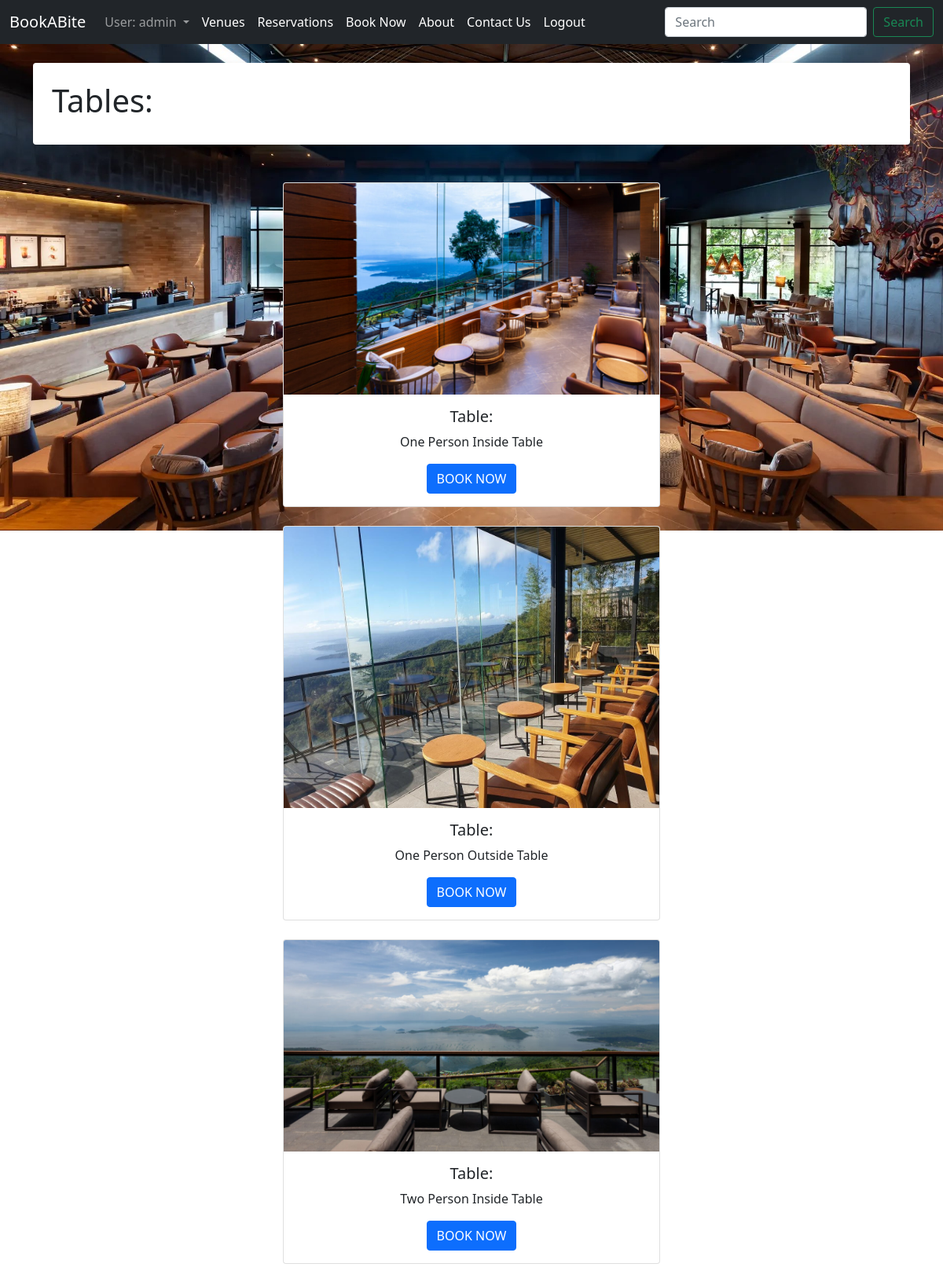
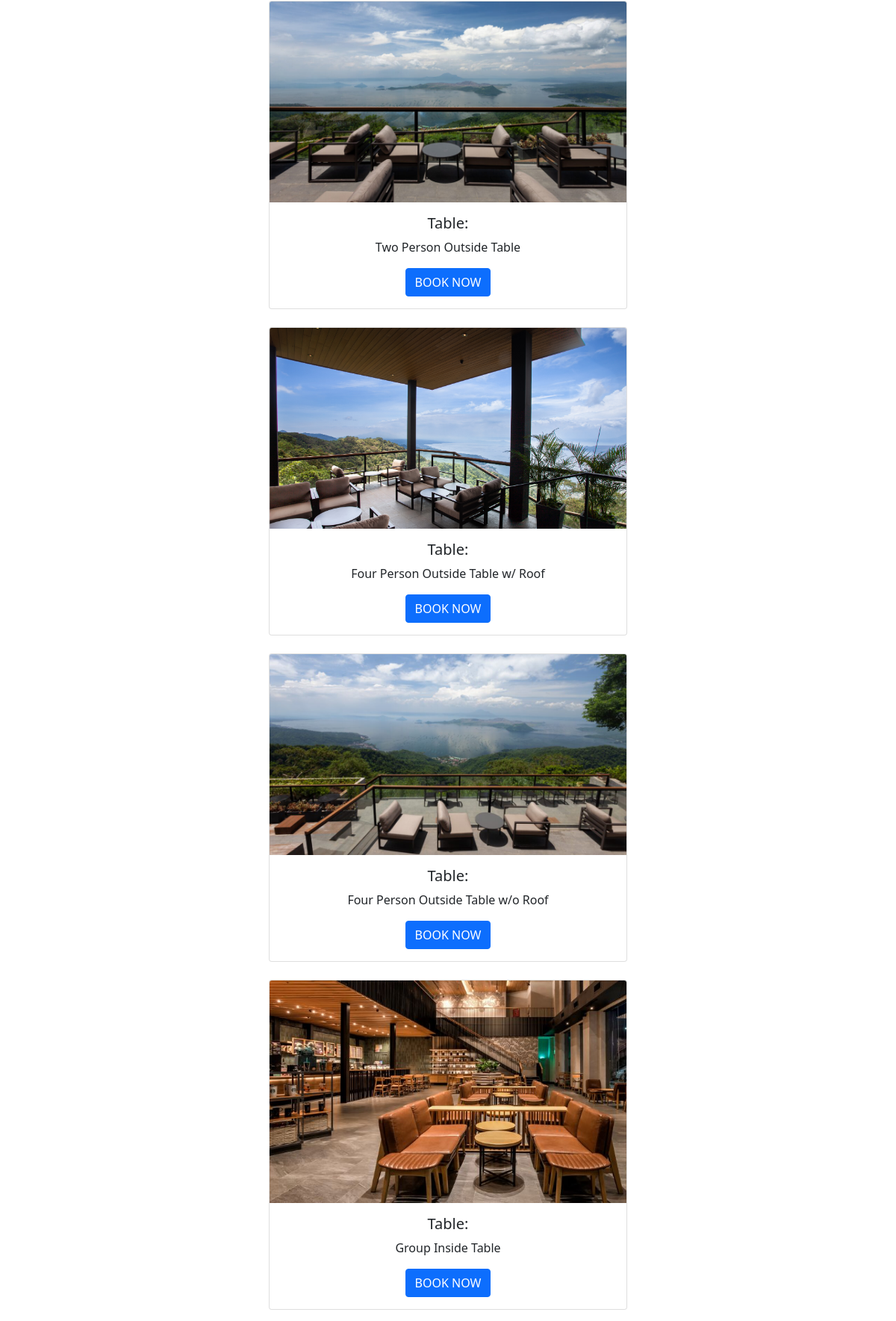
Page /venue/ (signed in, upper part) on the committed database (2 pictures, top to bottom).
### book/models.py (models this page shows, shortened)
class Table(models.Model):
	number_table = models.CharField(max_length=150)
	table_image = models.ImageField(null=True, blank=True, upload_to='images/')

### book/views.py (the view)
# urls.py: path('venue/', views.venues_list, name='venue-list'),
def venues_list(request):
	table = Table.objects.all()
	return render(request, 'book/venues.html', {'table': table, 'title': 'Venues',})

### book/templates/book/venues.html (shortened to what this page needs)
{% extends 'book/base.html' %}
{% load static %}
{% block content %}
	<div class="shadow p-4 mb-5 bg-body rounded">
		<h1>Tables:</h1>
	</div>
	{% for venue  in table %}
		<center>
			<div class="card" style="width: 30rem;">
			{% if venue.table_image %}
			  <img src="{{ venue.table_image.url }}" class="card-img-top" alt="...">
			{% endif %}
			  <div class="card-body">
			    <h5 class="card-title">Table:</h5>
			    <p class="card-text">{{ venue.number_table}}</p>
			    <a href="{% url 'add-reservation' %}" class="btn btn-primary">BOOK NOW</a>
			  </div>
			</div>
			<br/>
		</center>
	{% endfor%}
{% endblock content %}

### book/templates/book/base.html (shortened to what this page needs)
{% load static %}
<!doctype html>
<html lang="en">
  <head>
    <link href="https://cdn.jsdelivr.net/npm/bootstrap@5.0.2/dist/css/bootstrap.min.css" rel="stylesheet">
  </head>
  <body>
    {% include 'book/navbar.html' %}
    <br/>
    <div class="container">
      {% block content %}
      {% endblock %}
    </div>
  </body>
</html>

### book/templates/book/navbar.html (shortened to what this page needs)
<nav class="navbar navbar-expand-lg fixed-top navbar-dark bg-dark">
  <div class="container-fluid">
    <a class="navbar-brand" href="{% url 'book-home' %}">BookABite</a>
    <div class="collapse navbar-collapse" id="navbarSupportedContent">
      <ul class="navbar-nav me-auto mb-2 mb-lg-0">
        {% if user.is_superuser %}
          <li class="nav-item dropdown">
          <a class="nav-link dropdown-toggle" href="#" id="navbarDropdown" role="button" data-bs-toggle="dropdown" aria-expanded="false">
            User: {{ user }}
          </a>
        </li>
        {% else %}
          {% if user.is_authenticated %}
            <li class="nav-item">
              <a class="nav-link active" href="#">User: {{ user }}</a>
            </li>
          {% endif %}
        {% endif %}
        <li class="nav-item">
          <a class="nav-link active" href="{% url 'venue-list' %}">Venues</a>
        </li>
        <li class="nav-item">
          <a class="nav-link active" href="{% url 'reservation-list' %}">Reservations</a>
        </li>
        <li class="nav-item">
          <a class="nav-link active" aria-current="page" href="{% url 'add-reservation' %}">Book Now</a>
        </li>
        <li class="nav-item">
          <a class="nav-link active" aria-current="page" href="{% url 'book-about' %}">About</a>
        </li>
        <li class="nav-item">
          <a class="nav-link active" aria-current="page" href="{% url 'book-contact' %}">Contact Us</a>
        </li>
        {% if user.is_authenticated %}
          <li class="nav-item">
            <a class="nav-link active" aria-current="page" href="{% url 'logout' %}">Logout</a>
          </li>
        {% endif %}
      </ul>
      {% if user.is_authenticated %}
        <form class="d-flex" method="POST" action="{% url 'search-reservation'%}">
          <input class="form-control me-2" type="search" placeholder="Search" aria-label="Search" name="searched">
          <button class="btn btn-outline-success" type="submit">Search</button>
        </form>
      {% else%}
        <form class="d-flex" method="POST" action="{% url 'search-reservation'%}" disabled>
          {% csrf_token %}
          <input class="form-control me-2" type="search" placeholder="Search" readonly aria-label="Search" name="searched">
          <button class="btn btn-outline-secondary disabled" type="submit">Search</button>
        </form>
      {% endif %}
    </div>
  </div>
</nav>

### book/templates/book/base.html (style rules this page uses)
body { padding-top: 56px; }

### rows in the picture
Table: table_image (picture), number_table "One Person Inside Table"
Table: table_image (picture), number_table "One Person Outside Table"
Table: table_image (picture), number_table "Two Person Inside Table"
Table: table_image (picture), number_table "Two Person Outside Table"
Table: table_image (picture), number_table "Four Person Outside Table w/ Roof"
Table: table_image (picture), number_table "Four Person Outside Table w/o Roof"
Table: table_image (picture), number_table "Group Inside Table"

### other values in the picture
{{ user }} "admin"
